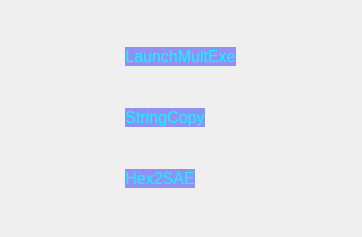
<?xml version="1.0" encoding="UTF-8"?>
<ui version="4.0">
 <class>Widget</class>
 <widget class="QWidget" name="Widget">
  <property name="geometry">
   <rect>
    <x>0</x>
    <y>0</y>
    <width>362</width>
    <height>237</height>
   </rect>
  </property>
  <property name="windowTitle">
   <string>Tools</string>
  </property>
  <property name="autoFillBackground">
   <bool>false</bool>
  </property>
  <property name="styleSheet">
   <string notr="true">QWidget#Widget{
border-image: url(:/image/bg.jpg);
}</string>
  </property>
  <layout class="QGridLayout" name="gridLayout">
   <item row="1" column="0">
    <widget class="QPushButton" name="LaunchMultExe">
     <property name="enabled">
      <bool>true</bool>
     </property>
     <property name="sizePolicy">
      <sizepolicy hsizetype="Minimum" vsizetype="Fixed">
       <horstretch>10</horstretch>
       <verstretch>10</verstretch>
      </sizepolicy>
     </property>
     <property name="maximumSize">
      <size>
       <width>210</width>
       <height>16777215</height>
      </size>
     </property>
     <property name="sizeIncrement">
      <size>
       <width>0</width>
       <height>0</height>
      </size>
     </property>
     <property name="font">
      <font>
       <pointsize>12</pointsize>
      </font>
     </property>
     <property name="styleSheet">
      <string notr="true">QPushButton#LaunchMultExe{
color: rgba(0, 255,255, 250);background-color: rgba(0,0,255,100);border:none;
}</string>
     </property>
     <property name="text">
      <string>LaunchMultExe</string>
     </property>
     <property name="autoRepeat">
      <bool>false</bool>
     </property>
     <property name="autoExclusive">
      <bool>false</bool>
     </property>
    </widget>
   </item>
   <item row="2" column="0">
    <widget class="QPushButton" name="StringCopy">
     <property name="sizePolicy">
      <sizepolicy hsizetype="Maximum" vsizetype="Maximum">
       <horstretch>10</horstretch>
       <verstretch>10</verstretch>
      </sizepolicy>
     </property>
     <property name="font">
      <font>
       <pointsize>12</pointsize>
      </font>
     </property>
     <property name="autoFillBackground">
      <bool>false</bool>
     </property>
     <property name="styleSheet">
      <string notr="true">QPushButton#StringCopy{
color: rgba(0, 255,255, 250);background-color: rgba(0,0,255,100);border:none;
}</string>
     </property>
     <property name="text">
      <string>StringCopy</string>
     </property>
    </widget>
   </item>
   <item row="3" column="0">
    <widget class="QPushButton" name="h2s_2">
     <property name="sizePolicy">
      <sizepolicy hsizetype="Maximum" vsizetype="Maximum">
       <horstretch>10</horstretch>
       <verstretch>10</verstretch>
      </sizepolicy>
     </property>
     <property name="font">
      <font>
       <pointsize>12</pointsize>
      </font>
     </property>
     <property name="styleSheet">
      <string notr="true">QPushButton#h2s_2{
color: rgba(0, 255,255, 250);background-color: rgba(0,0,255,100);border:none;
}</string>
     </property>
     <property name="text">
      <string>Hex2SAE</string>
     </property>
    </widget>
   </item>
  </layout>
 </widget>
 <resources/>
 <connections/>
</ui>
